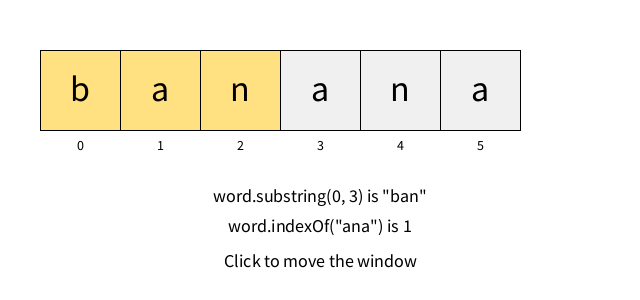
Frame 1 (no input)
Frame 60 (the mouse pressed at the canvas centre just before this capture): identical to frame 1, image omitted
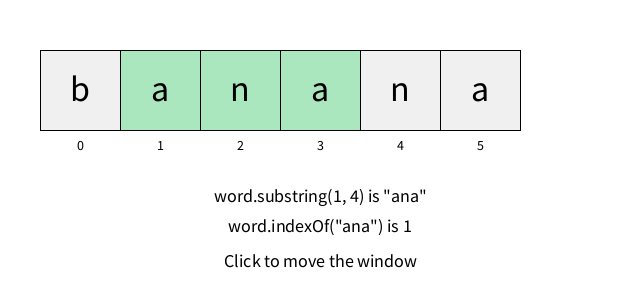
Frame 120 (the mouse held since frame 60 and released just before this capture)

The Processing sketch that drew these frames (run headless with seeded random() and noise(); from frame 60 on, the mouse is pressed at the canvas centre):

// Processing sketch: StringTiles
// ── StringTiles.pde
// Visible lab 1: String tiles.
// Click to slide the window along the word. The sketch checks one window at a time.
// Before you click, predict: where will the first match be? How many will there be?

String word = "banana";
String target = "ana";
int start = 0;
int cell = 80;

void setup() {
  size(640, 300);
  textAlign(CENTER, CENTER);
  report();
}

void draw() {
  background(255);
  String window = word.substring(start, start + target.length());

  for (int i = 0; i < word.length(); i++) {
    int x = 40 + i * cell;

    if (i >= start && i < start + target.length()) {
      if (window.equals(target)) {
        fill(170, 230, 190);
      } else {
        fill(255, 225, 130);
      }
    } else {
      fill(240);
    }
    rect(x, 50, cell, cell);

    fill(0);
    textSize(36);
    text(word.substring(i, i + 1), x + cell / 2, 88);
    textSize(14);
    text(i, x + cell / 2, 145);
  }

  fill(0);
  textSize(18);
  text("word.substring(" + start + ", " + (start + target.length()) + ") is \"" + window + "\"", width / 2, 195);
  text("word.indexOf(\"" + target + "\") is " + word.indexOf(target), width / 2, 225);
  text("Click to move the window", width / 2, 260);
}

void mousePressed() {
  start = start + 1;
  if (start > word.length() - target.length()) {
    start = 0;
  }
  report();
}

void report() {
  String window = word.substring(start, start + target.length());
  println(start + ": " + window + " " + window.equals(target));
}
